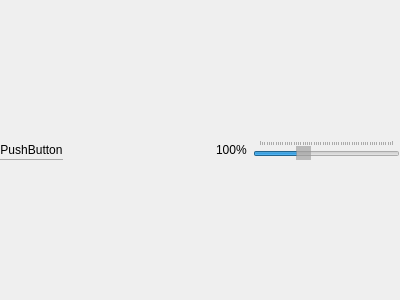
<?xml version="1.0" encoding="UTF-8"?>
<ui version="4.0">
 <class>WebViewWithEditor</class>
 <widget class="QWidget" name="WebViewWithEditor">
  <property name="geometry">
   <rect>
    <x>0</x>
    <y>0</y>
    <width>400</width>
    <height>300</height>
   </rect>
  </property>
  <property name="windowTitle">
   <string>Form</string>
  </property>
  <layout class="QVBoxLayout" name="verticalLayout_2">
   <property name="leftMargin">
    <number>0</number>
   </property>
   <property name="topMargin">
    <number>0</number>
   </property>
   <property name="rightMargin">
    <number>0</number>
   </property>
   <property name="bottomMargin">
    <number>0</number>
   </property>
   <item>
    <layout class="QVBoxLayout" name="verticalLayout">
     <item>
      <layout class="QHBoxLayout" name="container"/>
     </item>
     <item>
      <layout class="QHBoxLayout" name="operators">
       <item>
        <widget class="QPushButton" name="entryCount">
         <property name="minimumSize">
          <size>
           <width>0</width>
           <height>20</height>
          </size>
         </property>
         <property name="maximumSize">
          <size>
           <width>16777215</width>
           <height>20</height>
          </size>
         </property>
         <property name="baseSize">
          <size>
           <width>0</width>
           <height>20</height>
          </size>
         </property>
         <property name="styleSheet">
          <string notr="true">border:none;
border-bottom:1px solid #aaa</string>
         </property>
         <property name="text">
          <string>PushButton</string>
         </property>
         <property name="flat">
          <bool>true</bool>
         </property>
        </widget>
       </item>
       <item>
        <spacer name="horizontalSpacer">
         <property name="orientation">
          <enum>Qt::Horizontal</enum>
         </property>
         <property name="sizeHint" stdset="0">
          <size>
           <width>40</width>
           <height>20</height>
          </size>
         </property>
        </spacer>
       </item>
       <item>
        <widget class="QLabel" name="scaleCount">
         <property name="text">
          <string>100%</string>
         </property>
        </widget>
       </item>
       <item>
        <widget class="QSlider" name="scaleSlider">
         <property name="minimumSize">
          <size>
           <width>100</width>
           <height>0</height>
          </size>
         </property>
         <property name="maximumSize">
          <size>
           <width>200</width>
           <height>20</height>
          </size>
         </property>
         <property name="toolTip">
          <string>1</string>
         </property>
         <property name="autoFillBackground">
          <bool>false</bool>
         </property>
         <property name="styleSheet">
          <string notr="true">QSlider::handle:horizontal {                               
    background-color:rgba(150,150,150,150);
} </string>
         </property>
         <property name="minimum">
          <number>1</number>
         </property>
         <property name="maximum">
          <number>60</number>
         </property>
         <property name="pageStep">
          <number>1</number>
         </property>
         <property name="value">
          <number>20</number>
         </property>
         <property name="sliderPosition">
          <number>20</number>
         </property>
         <property name="tracking">
          <bool>false</bool>
         </property>
         <property name="orientation">
          <enum>Qt::Horizontal</enum>
         </property>
         <property name="invertedAppearance">
          <bool>false</bool>
         </property>
         <property name="invertedControls">
          <bool>false</bool>
         </property>
         <property name="tickPosition">
          <enum>QSlider::TicksAbove</enum>
         </property>
        </widget>
       </item>
      </layout>
     </item>
    </layout>
   </item>
  </layout>
 </widget>
 <resources/>
 <connections/>
</ui>
